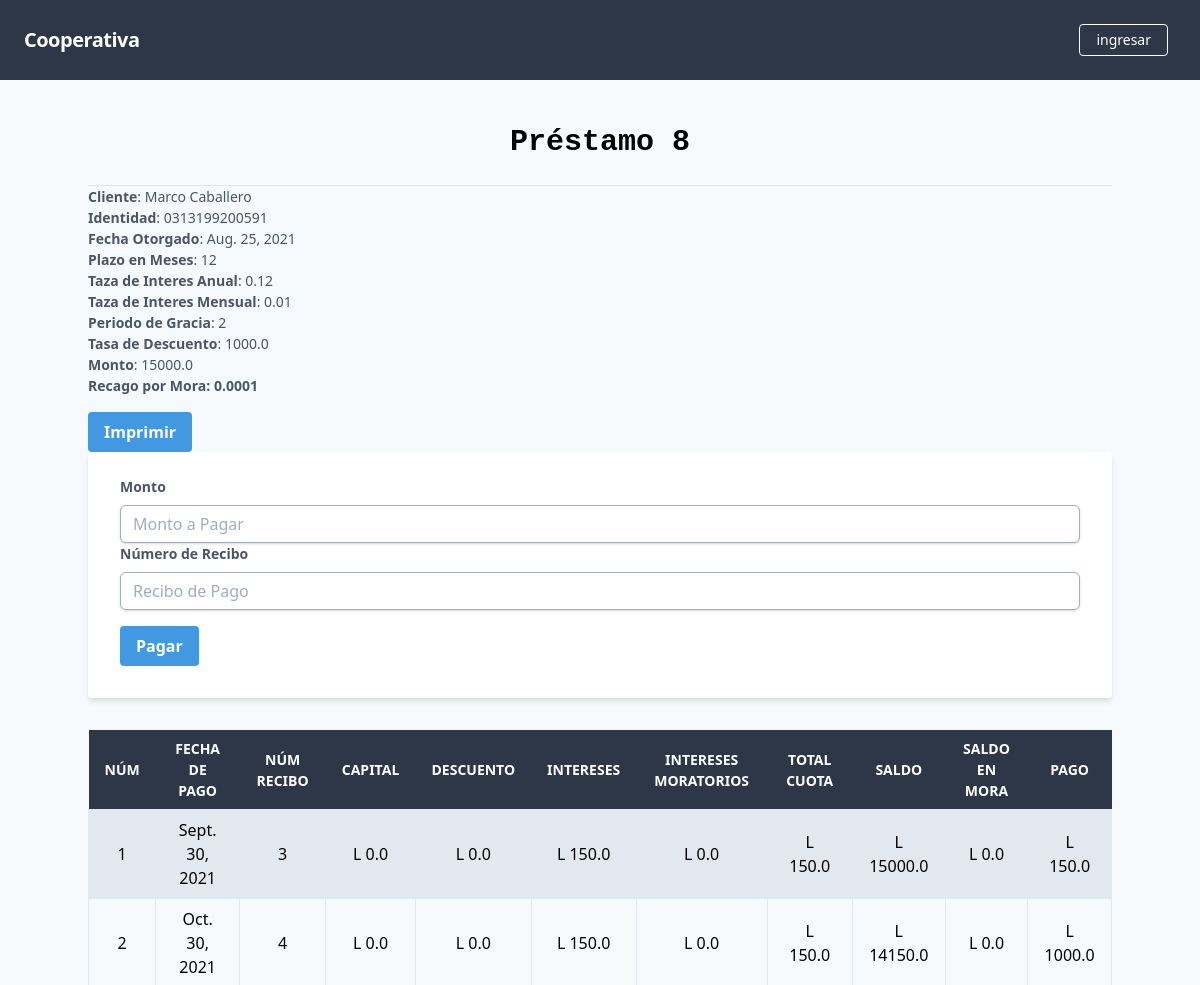
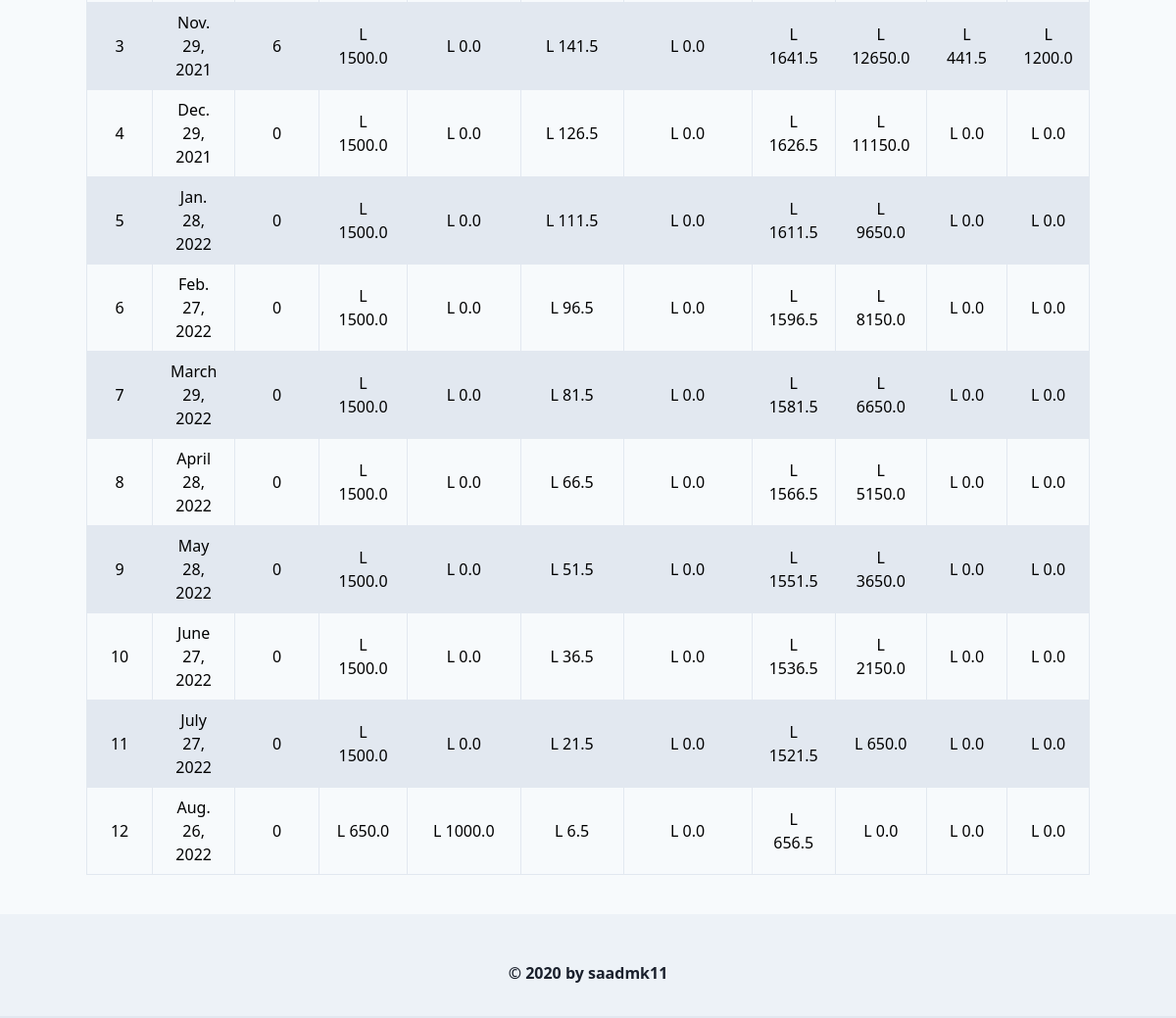
/prestamos/buscar/persona/prestamo/, run on the app's committed database (2 pictures, top to bottom).
### prestamos/models.py (models this page shows)
class Datos_prestamos(models.Model):
    id_cliente = models.CharField(max_length=15)
    id_prestamo= models.IntegerField()
    nombre_cliente= models.CharField(max_length=50)
    fecha_otorgado= models.DateField()
    fecha_vencimiento= models.DateField()
    plazo_meses= models.IntegerField()
    taza_mensual= models.FloatField()
    Periodo_Gracia= models.IntegerField()
    Taza_Descuento= models.FloatField()
    Monto = models.FloatField()

class Acciones_Prestamos(models.Model):
    id_prestamo = models.IntegerField()
    num_cuota= models.IntegerField()
    Fecha_Pago= models.DateField()
    Num_recibo= models.IntegerField()
    Monto= models.FloatField()
    Capital = models.FloatField()
    Descuento = models.FloatField()
    Intereses = models.FloatField()
    Pago = models.FloatField()
    Saldo = models.FloatField()
    Saldo_mora = models.FloatField()
    Intereses_moratorios= models.FloatField()

### prestamos/views.py (the view, shortened to what this page needs)
# urls.py: path('buscar/persona/prestamo/', Prestamo_A_Pagar.as_view()),
class Prestamo_A_Pagar(ListView):
    template_name = "transactions/Mostra A Pagar.html"
    model = Acciones_Prestamos
    def get_context_data(self, **kwargs):
        context = super().get_context_data(**kwargs)
        id_prestamo = Variables_Generales.objects.get(variable="Id_Prestamo_1")
        id_p= int(id_prestamo.valor)
        self.calcular_mora(id_p)
        datos_prestamo= Datos_prestamos.objects.get(id_prestamo=id_p)
        context.update({
            'Cliente': datos_prestamo.nombre_cliente,
            'Identidad': datos_prestamo.id_cliente,
            'Fecha_O': datos_prestamo.fecha_otorgado,
            'Plazo': datos_prestamo.plazo_meses,
            'Tanual': datos_prestamo.taza_mensual*12,
            'Tmensual': datos_prestamo.taza_mensual,
            'Pgracia':  datos_prestamo.Periodo_Gracia,
            'Descuento': datos_prestamo.Taza_Descuento,
            'Monto': datos_prestamo.Monto,
            'Mora': "0.0001",
            'Id_Prestamo': id_p
        })
        return context
    def get_queryset(self):
        id_prestamo = Variables_Generales.objects.get(variable="Id_Prestamo_1")
        id_p = int(id_prestamo.valor)
        return Acciones_Prestamos.objects.filter(id_prestamo=id_p)
    def cuota_por_pagar(self,num_prestamo):
        resp=1
        cuotas = Acciones_Prestamos.objects.filter(id_prestamo=num_prestamo)
        for c in cuotas:
            resp = c.num_cuota
            if c.Num_recibo ==0:
                break
        return int(resp)
    def calcular_mora(self,id_p):
        num_cuota = self.cuota_por_pagar(id_p)
        cuota =  Acciones_Prestamos.objects.get(id_prestamo=id_p, num_cuota=num_cuota)
        fecha_couta= cuota.Fecha_Pago
        delta = fecha_couta - date.today()

### templates/transactions/Mostra A Pagar.html (shortened to what this page needs)
{% extends 'core/base.html' %}
{% block content %}
    <h1 class="font-mono font-bold text-3xl text-center pb-5 pt-10"> Préstamo {{ Id_Prestamo }}</h1>
    <hr />
        <div class="mb-4">
            <label class="block text-gray-700 text-sm" for="amount">
                <b>Cliente</b>: {{Cliente}}
            </label>
            <label class="block text-gray-700 text-sm" for="amount">
                <b>Identidad</b>: {{ Identidad }}
            </label>
            <label class="block text-gray-700 text-sm" for="amount">
                <b>Fecha Otorgado</b>: {{ Fecha_O }}
            </label>
            <label class="block text-gray-700 text-sm" for="amount">
                <b>Plazo en Meses</b>: {{ Plazo }}
            </label>
            <label class="block text-gray-700 text-sm" for="amount">
               <b>Taza de Interes Anual</b>: {{ Tanual }}
            </label>
            <label class="block text-gray-700 text-sm" for="amount">
                <b>Taza de Interes Mensual</b>: {{ Tmensual }}
            </label>
            <label class="block text-gray-700 text-sm" for="amount">
                <b>Periodo de Gracia</b>: {{ Pgracia }}
            </label>
            <label class="block text-gray-700 text-sm" for="amount">
               <b>Tasa de Descuento</b>: {{ Descuento }}
            </label>
            <label class="block text-gray-700 text-sm" for="amount">
               <b>Monto</b>: {{ Monto }}
            </label>
            <label class="block text-gray-700 text-sm font-bold mb-2" for="amount">
               Recago por Mora: {{ Mora }}
            </label>
        </div>
         <a href="{% url 'prestamos:pdf1' %}"class="bg-blue-500 hover:bg-blue-700 text-white font-bold py-2 px-4 rounded focus:outline-none focus:shadow-outline" type="submit">
                    Imprimir
         </a>
    <form method="POST" class="bg-white shadow-md rounded px-8 pt-6 pb-8 mb-4">
        <div class="mb-4">
            <label class="block text-gray-700 text-sm font-bold mb-2" for="amount">
                Monto
            </label>
            <input class="shadow appearance-none border rounded w-full py-2 px-3 text-gray-700 leading-tight border rounded-md border-gray-500 focus:outline-none focus:shadow-outline" name="Monto" id="Monto"  required placeholder="Monto a Pagar">
            <label class="block text-gray-700 text-sm font-bold mb-2" for="amount">
                Número de Recibo
            </label>
            <input class="shadow appearance-none border rounded w-full py-2 px-3 text-gray-700 leading-tight border rounded-md border-gray-500 focus:outline-none focus:shadow-outline" name="Recibo" id="Recibo"  required placeholder="Recibo de Pago">
        </div>
        <button class="bg-blue-500 hover:bg-blue-700 text-white font-bold py-2 px-4 rounded focus:outline-none focus:shadow-outline" type="submit">
            Pagar
        </button>
    </form>
    <table class="table-auto mx-auto w-full mt-8">
        <thead class="bg-gray-800 text-white">
        <tr class="uppercase font-semibold text-sm">
            <th class="px-4 py-2">Núm</th>
            <th class="px-4 py-2">Fecha de Pago</th>
            <th class="px-4 py-2">Núm Recibo</th>
            <th class="px-4 py-2">Capital</th>
            <th class="px-4 py-2">Descuento</th>
            <th class="px-4 py-2">Intereses </th>
            <th class="px-4 py-2">Intereses Moratorios </th>
            <th class="px-4 py-2">Total Cuota</th>
            <th class="px-4 py-2">Saldo</th>
             <th class="px-4 py-2">Saldo en Mora</th>
            <th class="px-4 py-2">Pago</th>
        </tr>
        </thead>
        <tbody>
        {% for transaction in object_list %}
        <tr class="{% cycle 'bg-gray-300' 'bg-white-100' %}">
            <td class="border px-4 py-2 text-center">{{ transaction.num_cuota }}</td>
            <td class="border px-4 py-2 text-center">{{ transaction.Fecha_Pago }}</td>
            <td class="border px-4 py-2 text-center">{{ transaction.Num_recibo }}</td>
            <td class="border px-4 py-2 text-center">L {{ transaction.Capital }}</td>
            <td class="border px-4 py-2 text-center">L {{ transaction.Descuento }}</td>
            <td class="border px-4 py-2 text-center">L {{ transaction.Intereses }}</td>
            <td class="border px-4 py-2 text-center">L {{ transaction.Intereses_moratorios }}</td>
            <td class="border px-4 py-2 text-center">L {{ transaction.Monto }}</td>
            <td class="border px-4 py-2 text-center">L {{ transaction.Saldo }}</td>
            <td class="border px-4 py-2 text-center">L {{ transaction.Saldo_mora }}</td>
            <td class="border px-4 py-2 text-center">L {{ transaction.Pago }}</td>
        </tr>
        {% endfor %}
        </tbody>
    </table>
{% endblock %}

### data on the page
Datos_prestamos: nombre_cliente "Marco Caballero", id_cliente "0313199200591", fecha_otorgado "Aug. 25, 2021", taza_mensual "0.01", Taza_Descuento "1000.0", Monto "15000.0"

### other printed values
{{ Id_Prestamo }} "8"
{{ Plazo }} "12"
{{ Tanual }} "0.12"
{{ Pgracia }} "2"
{{ Mora }} "0.0001"
